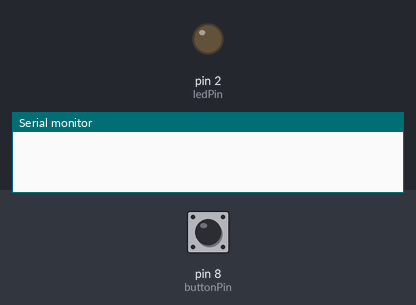
Simulated run of this sketch. Board: Arduino Uno, built with avr-gcc and run on an emulated ATmega328P. Shown: output pins drawn as LEDs (lit = HIGH), the last lines printed to the serial monitor. Inputs (shaded band) come from the test bench; at power-on: pin 8 (buttonPin) HIGH.

Above: at 1.2 s.
1.3 s: pin 8 (buttonPin) pulled LOW for 0.15 s
At 2.1 s:
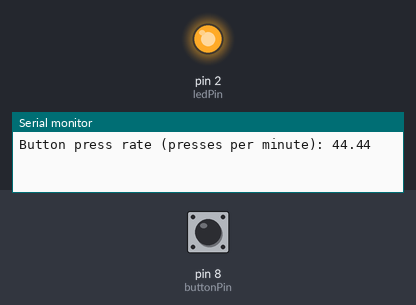
Timing chart, 0 to 4.3 s (numbered marks = the images above; inputs shaded):
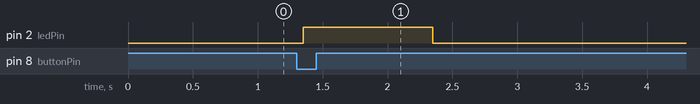

Measured:
- after the input at 1.3 s, pin 2 (ledPin): LOW → HIGH after 0.05 s, → LOW 1.0 s later

The sketch:

Completed.ino
```cpp
const int buttonPin = 8;            // Define the pin for the button
const int ledPin = 2;              // Define the pin for the LED
int buttonState = LOW;              // Define a variable to store the button state
int lastButtonState = LOW;          // Define a variable to store the previous button state
unsigned long lastPressTime = 0;    // Store the time of the last button press
float buttonRate = 0.0;             // Button press rate
const unsigned long ledTimeout = 1000; // Timeout duration for turning off LED in milliseconds (5 seconds)
unsigned long lastDebounceTime = 0;  // the last time the output pin was toggled
unsigned long debounceDelay = 50;    // the debounce time; increase if the output flickers

void setup() {
  pinMode(buttonPin, INPUT_PULLUP); // Enable internal pull-up resistor
  pinMode(ledPin, OUTPUT);          // Set the LED pin as an output
  Serial.begin(9600);
}

void loop() {
  // Read the state of the button
  int reading = digitalRead(buttonPin);

  // Check if the button state has changed
  if (reading != lastButtonState) {
    // Update the debounce timer
    lastDebounceTime = millis();
  }

  // Check if enough time has passed since the last change
  if ((millis() - lastDebounceTime) > debounceDelay) {
    // If the button state has changed, update buttonState
    if (reading != buttonState) {
      buttonState = reading;

      // If the button is pressed (LOW)
      if (buttonState == LOW) {
        unsigned long currentTime = millis();
        // Calculate time difference since last press
        unsigned long timeDiff = currentTime - lastPressTime;
        // Update last press time
        lastPressTime = currentTime;
        // Calculate button press rate (presses per minute)
        buttonRate = 60000.0 / timeDiff;
        Serial.print("Button press rate (presses per minute): ");
        Serial.println(buttonRate, 2); // Print button press rate with 2 decimal places

        // Check if button rate is within the desired range
        if (buttonRate <= 100 || buttonRate >= 120) {
          digitalWrite(ledPin, HIGH);  // Turn on the LED
        } else {
          digitalWrite(ledPin, LOW);   // Turn off the LED if button rate is not in the desired range
        }
      }
    }
  }

  // Check if LED has been on for more than the timeout duration
  if (digitalRead(ledPin) == HIGH && millis() - lastPressTime >= ledTimeout) {
    digitalWrite(ledPin, LOW); // Turn off the LED
  }

  // Update lastButtonState
  lastButtonState = reading;
}
```
